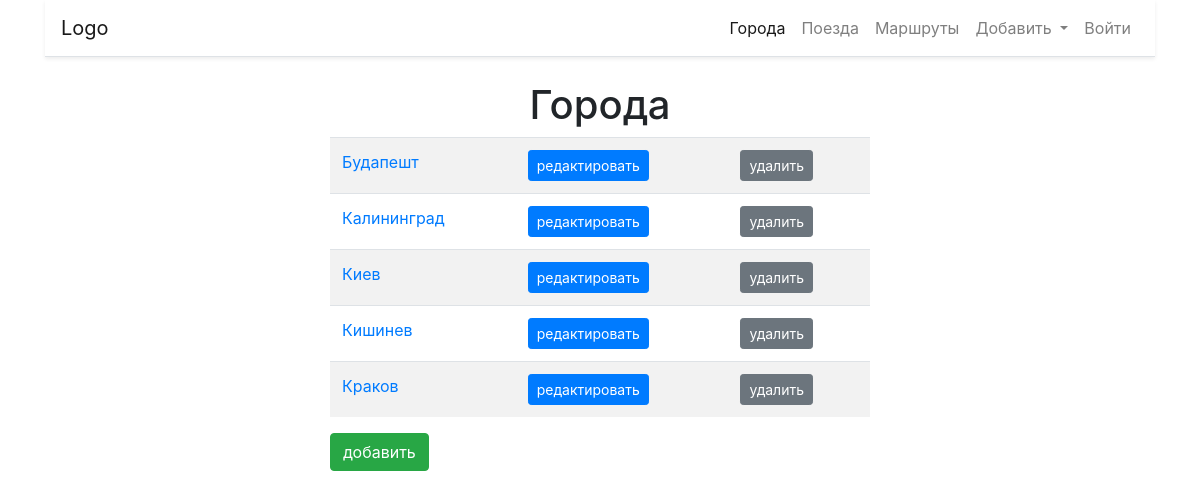
The app's page /cities/, older data.
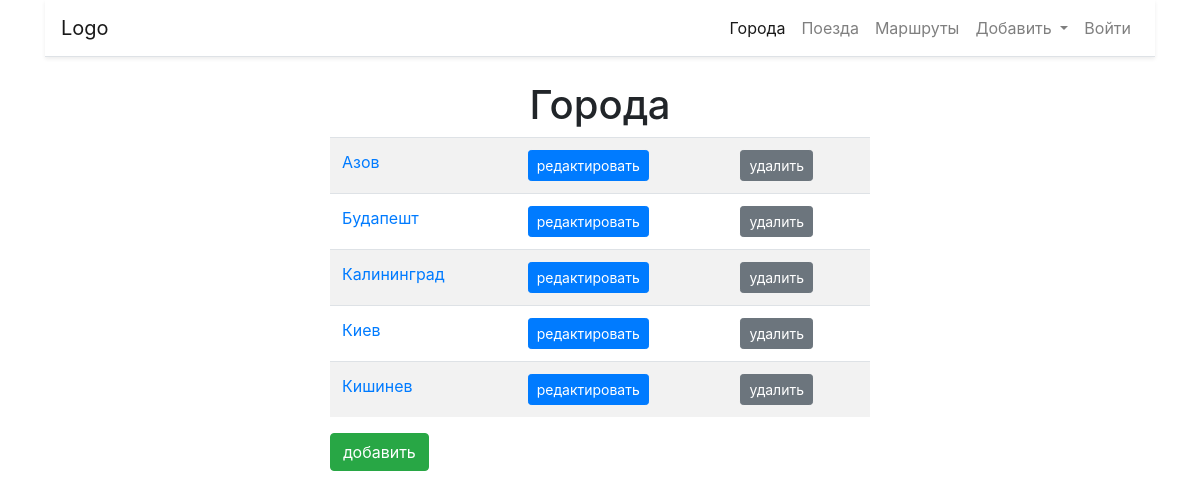
The same page, newer data.
### cities/models.py (models this page shows, shortened)
class City(models.Model):
    name = models.CharField(max_length=100, unique=True, verbose_name='Город (один)')
    class Meta:
        verbose_name = 'Город'
        verbose_name_plural = 'Города'
        ordering = ['name']

### cities/views.py (the view)
# urls.py: path('', home, name='home'),
def home(request):
    cities = City.objects.all() #получить все записи
    paginator = Paginator(cities, 5)
    page = request.GET.get('page')
    cities = paginator.get_page(page)
    return render(request, 'cities/home.html', {'objects_list': cities})

### cities/templates/cities/home.html (shortened to what this page needs)
{% extends "boot4.html" %}
{% block content %}
    <h1 class="text-center">Города</h1>
    <div class="row">
        <div class="col-md-6 mx-auto">
            <table class="table table-striped">
                {% for object in objects_list %}
                    <tr>
                        <td><a href='{% url "city:detail" pk=object.pk %}'>{{object.name}}</a></td>
                        <td><a href='{% url "city:update" pk=object.pk %}'>
                            <button type="button" class="btn btn-primary btn-sm">редактировать</button>
                        </a></td>
                        <td><a href='{% url "city:delete" pk=object.pk %}'>
                                <button type="button" class="btn btn-secondary btn-sm">удалить</button>
                        </a></td>
                    </tr>
                {% endfor %}
            </table>
            <a href='{% url "city:add" %}'>
                <button type="button" class="btn btn-success">добавить</button>
            </a>
        </div>
    </div>
{% endblock %}

Row changes from the older to the newer data that the page shows:
no longer on this page (row unchanged): City: name "Краков"
added City: name "Азов"
